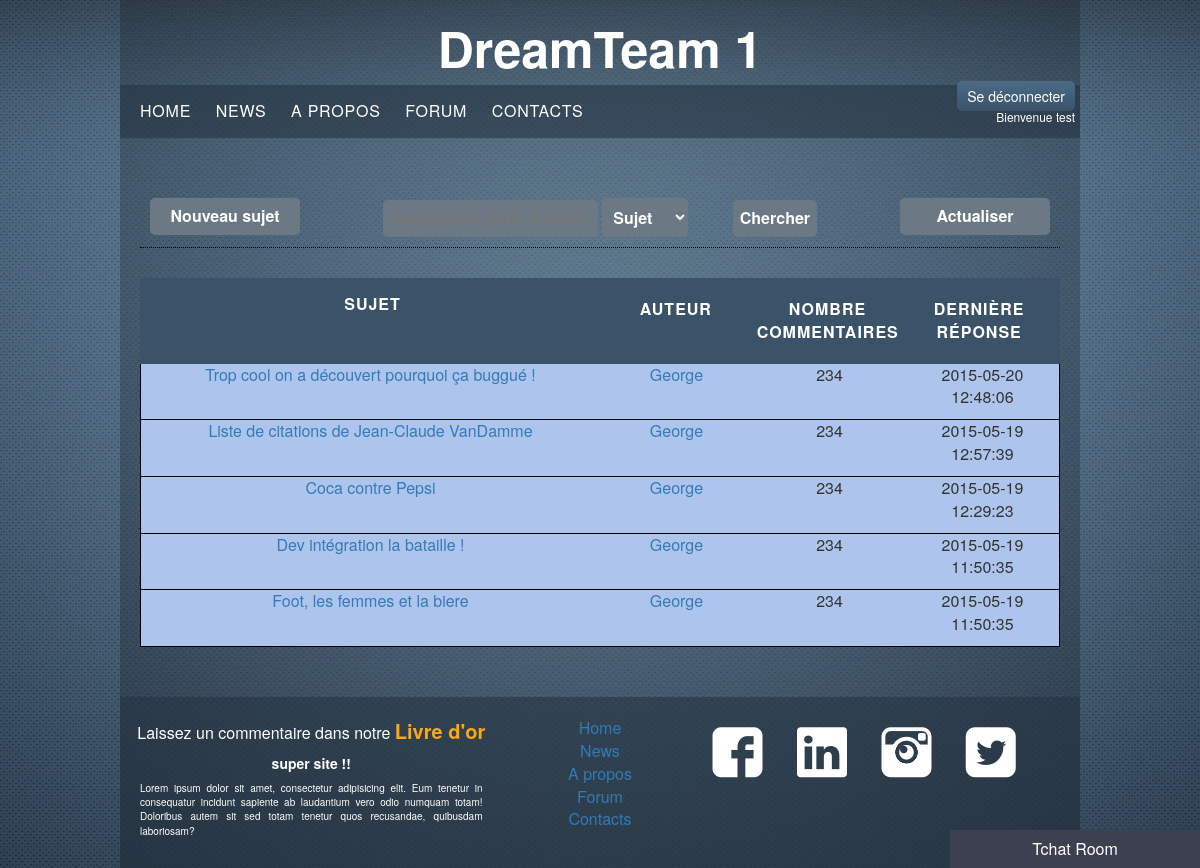
The page /index.php?page=forum (signed in) on the database its author committed.
### tables this page shows
CREATE TABLE IF NOT EXISTS `user` (
  `id` int(11) NOT NULL AUTO_INCREMENT,
  `login` varchar(32) NOT NULL,
  `password` varchar(512) NOT NULL,
  `email` varchar(128) NOT NULL,
  `date_register` timestamp NOT NULL DEFAULT CURRENT_TIMESTAMP,
  `nom` varchar(64) NOT NULL,
  `prenom` varchar(64) NOT NULL,
  `date_naissance` timestamp NOT NULL DEFAULT '0000-00-00 00:00:00',
  `nbr_sujets` int(11) NOT NULL,
  `avatar` varchar(512) NOT NULL,
  `droits` int(2) NOT NULL,
  PRIMARY KEY (`id`)
);

CREATE TABLE IF NOT EXISTS `forum` (
  `id` int(11) NOT NULL AUTO_INCREMENT,
  `sujet` varchar(64) NOT NULL,
  `date` timestamp NOT NULL DEFAULT CURRENT_TIMESTAMP,
  `description` varchar(9192) NOT NULL,
  `id_user` int(8) NOT NULL,
  PRIMARY KEY (`id`)
);

CREATE TABLE IF NOT EXISTS `livredor` (
  `id` int(11) NOT NULL AUTO_INCREMENT,
  `nom` varchar(64) NOT NULL,
  `titre` varchar(32) NOT NULL,
  `description` varchar(2048) NOT NULL,
  `date` timestamp NOT NULL DEFAULT CURRENT_TIMESTAMP,
  PRIMARY KEY (`id`)
);

### apps/header.php (called while the page is built)
<?php
require('views/header.phtml');
?>

### index.php (called while the page is built, shortened)
<?php
	require('./views/skel.phtml');
?>

### apps/content.php (called while the page is built)
<?php
require('./apps/'.$page.'.php');
?>

### apps/livredorfooter.php (called while the page is built)
<?php
$tab = $db->query("SELECT * FROM livredor ORDER BY date DESC")->fetchAll(PDO::FETCH_ASSOC);
$titre = $tab[0]['titre'];
$description = $tab[0]['description'];
require('views/livredorfooter.phtml');
?>

### apps/footer.php (called while the page is built)
<?php
require('views/footer.phtml');
?>

### views/forum-liste.phtml (the view)
<div class="nombreSujet">
	<a href="index.php?page=forum&sujetid=<?=$id?>" class="col-md-6"><?=$sujet?></a>
	<a href="" class="col-md-2">George</a>
	<p class="col-md-2">234</p>
	<p class="col-md-2"><?=$date?></p>
</div>

### views/header-user.phtml
<a href="index.php?page=logoff" class="log-off lienbutton">Se déconnecter</a>
<p class="welcome">Bienvenue <?=$user?></p>

### apps/forum-liste.php (shortened to what this page needs)
<?php
$tab = $db->query("SELECT * FROM forum ORDER BY id DESC")->fetchAll(PDO::FETCH_ASSOC);
foreach ($tab as $tab2) {
	$id = $tab2['id'];
	$sujet = $tab2['sujet'];
	$date = $tab2['date'];
	require('views/forum-liste.phtml');
}
?>

### views/livredorfooter.phtml
<div class="footerlod">
	<p>Laissez un commentaire dans notre<a href="index.php?page=livredor" class="livredorlien"> <span class="ldo">Livre d'or</span></a> </p>
</div>
<div class="preview">
	<h3><?=$titre?></h3>
	<p><?=$description?></p>
</div>

### views/styles/style.css (style rules this page uses)
body { background: url(../../views/images/bg.jpg) no-repeat top fixed; font-size: 16px !important; }
.lienbutton { font-size: 14px; margin: 10px 5px; padding: 5px 10px; color: #FFF; background: linear-gradient(#4B6B87, #3A5369); border-color: #4A993E; border-radius: 5px; border: none; }
.header .welcome { color: #fff; font-size: 12px; text-align: right; padding-right: 5px; }
.nombreSujet { overflow: hidden; border: 1px solid black; border-top:none; background: #ADC5ED; }
.ldo { font-weight: 700; font-size:20px; color:#FCA916; }
.preview { font-size:10px; }
.preview h3 { font-size: 14px; color: white; font-weight: bold; margin-top: 0; }
.preview p { padding: 0px 20px; text-align: justify; }
footer p { color: white; }
.livredorlien { color:#F8C636; }

### rows shown on the page
user: login "test"
forum: sujet "Trop cool on a découvert pourquoi ça buggué !", date "2015-05-20 12:48:06"
forum: sujet "Liste de citations de Jean-Claude VanDamme", date "2015-05-19 12:57:39"
forum: sujet "Coca contre Pepsi", date "2015-05-19 12:29:23"
forum: sujet "Dev intégration la bataille !", date "2015-05-19 11:50:35"
forum: sujet "Foot, les femmes et la biere", date "2015-05-19 11:50:35"
livredor: titre "super site !!", description "Lorem ipsum dolor sit amet, consectetur adipisicing elit. Eum tenetur in consequatur incidunt sapiente ab laudantium vero odio numquam totam! Doloribus autem sit sed totam tenetur quos recusandae, quibusdam laboriosam?"
